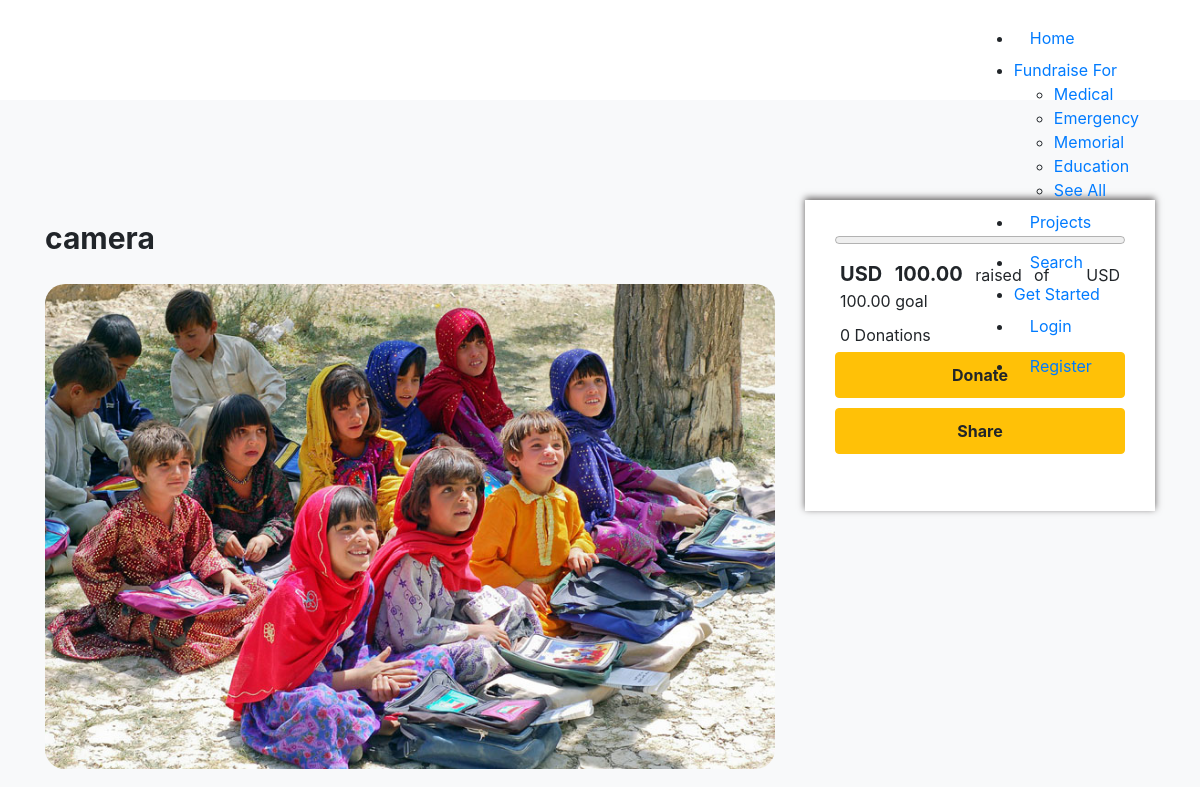
The page /project/7/ (upper part) on the database as committed earlier.
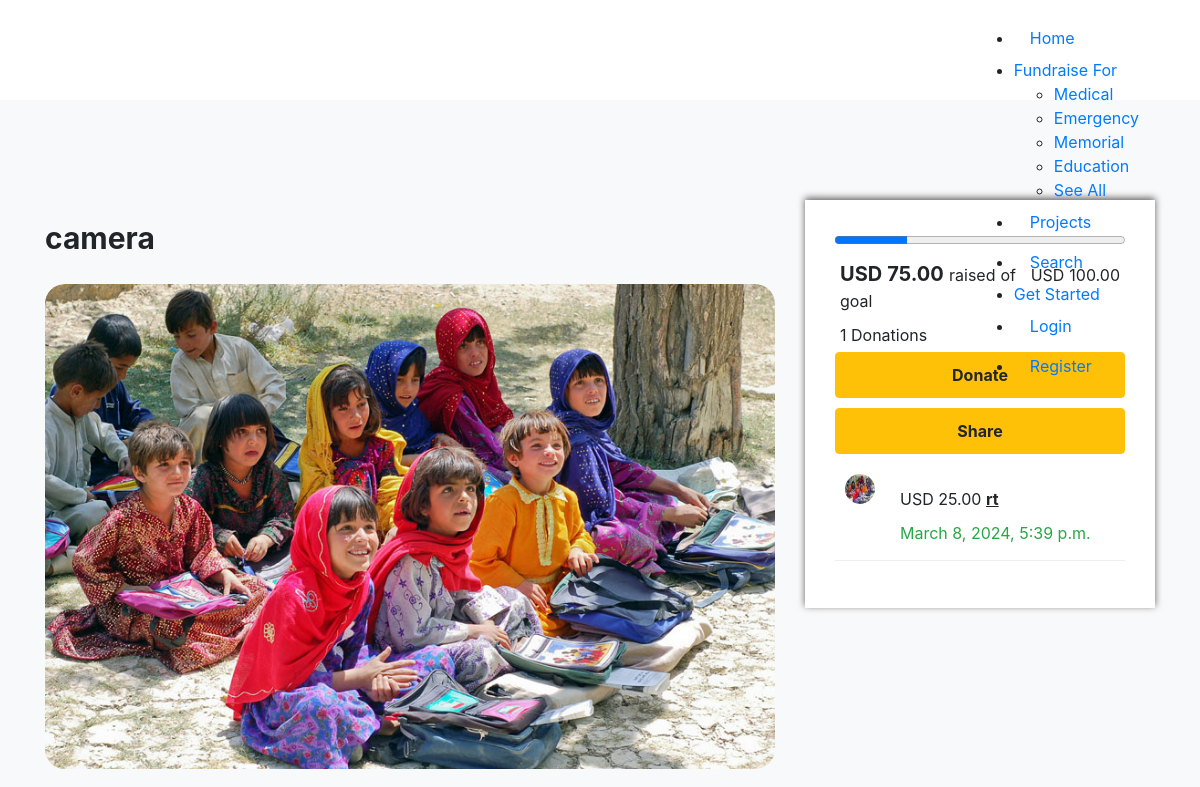
The same page on the database as committed later.
### D_project/models.py (models this page shows, shortened)
class Image(models.Model):
    project=models.ForeignKey(Project,on_delete=models.CASCADE)
    image = models.FileField(upload_to='projects/images',blank=True,null=True)

class Project(models.Model):
    user = models.ForeignKey(get_user_model(), on_delete=models.CASCADE,default=1)
    name=models.CharField(max_length=50)
    category = models.ForeignKey(Category,on_delete=models.CASCADE,null=True)
    target = models.DecimalField(max_digits=10, decimal_places=2, default=100)
    current_amount = models.DecimalField(max_digits=10, decimal_places=2, default=0)
    tags = models.ManyToManyField(Tag)
    description=models.TextField(default="loream loream",max_length=800,null=True)
    start=models.DateTimeField(auto_now_add=True)
    end=models.DateTimeField()

class Donation(models.Model):
    donation = models.DecimalField(max_digits=10, decimal_places=2, default=0)
    project = models.ForeignKey(Project, on_delete=models.CASCADE)
    created_at = models.DateTimeField(auto_now_add=True)
    user = models.ForeignKey(User, on_delete=models.CASCADE,default=1)

### account/models.py (models this page shows, shortened)
class Profile(models.Model):
    user = models.OneToOneField(User , on_delete=models.CASCADE)
    phone_number = models.CharField(max_length=15,null=True , blank=True)
    addres = models.CharField(max_length=50 , blank=True, null=True)
    image= models.ImageField(upload_to='users/images',blank=True,null=True)

### D_project/views.py (the view)
# urls.py: path('<int:project_id>/',project_details,name="project_details"),
def project_details(request, project_id):
    project = Project.objects.get(id=project_id)
    donations = Donation.objects.filter(project=project)
    context = {
        'project': project,
        'donations': donations,
        'remain': project.target - project.current_amount
    }
    return render(request, 'D_project/project_details.html', context)

### D_project/models.py (called while the page is built)
    def __str__(self):
        return self.name

### D_project/templates/D_project/project_details.html (shortened to what this page needs)
{%extends 'base.html'%}
{% block content %}
<section
  class="ftco-section bg-light categorydetailfirstsec"
  style="background: #fff"
>
  <div class="container">
    <div class="row">
      <div class="col-md-8 textsec">
        <h3 style="padding: 20px 0px; font-size: 30px; font-weight: bold">
          {{ project.name }}
        </h3>
        {% for image in project.image_set.all %}
        <img
          src="{{ image.image.url }}"
          class="img-fluid"
          style="margin-bottom: 20px; width: 100%; border-radius: 20px"
        />
        {% endfor %}
    </div>
    <div class="col-md-4" >
      <div
        class="right-sharesection"
        style="
          box-shadow: 0px -2px 7px #605d5d;
          padding: 30px;
          background: #fff;
          z-index: 1;
        "
      >
        <progress
          id="file"
          value="{{ project.current_amount }}"
          max="{{ project.target }}"
          style="width: 100%"
        ></progress>
        <p>
          <span style="font-weight: bold; font-size: 20px">USD {{ remain }} </span>
          raised of &nbsp; USD {{ project.target }} goal
        </p>
        <p>{{ donations.count }} Donations</p>
        <a
          href="{% url 'donate' project.id %}"
          class="btn btn-warning"
          style="
            width: 100%;
            margin-bottom: 10px;
            padding: 10px;
            font-weight: bold;
          "
          >Donate</a
        >
        <button
          type="button"
          class="btn btn-warning"
          data-bs-toggle="moda"
          data-bs-target="#shareModa"
          style="
            width: 100%;
            margin-bottom: 10px;
            padding: 10px;
            font-weight: bold;
          "
        >
          Share
        </button>
        {% for donation in donations %}
        <div style="padding:10px;border-bottom:1px solid #eee">
          <div class="row">
         <div class="col-md-2">
            {% if donation.user.profile.image.url %}
          <img src="{{donation.user.profile.image.url}}" class="rightdonor_img" alt="">
          {% else %}
          <img src="https://maventricksdemo.co.in/bidonn/public/css/images/noImage.jpg" class="rightdonor_img">
          {% endif %}
         </div>
         <div class="col-md-10">
           <p> USD {{donation.donation}} <span style="font-weight: bold; text-decoration: underline;">{{ donation.user.username }}</span> </p>
          <p class="text-success">{{donation.created_at}}</p>
         </div>
       </div>
     </div>
     {% endfor %}
                          </div>
    </div>
  </div>
          </div>
</section>
{% endblock %}

Rows that differ between the two databases and show on the page:
changed Project "camera": current_amount 0 → 25 (drawn)
added Donation: user.profile.image (picture), donation "25.00", user.username "rt", created_at "March 8, 2024, 5:39 p.m."
Other text that changed with them:
{{ remain }}: "100.00" → "75.00"
{{ donations.count }}: "0" → "1"
